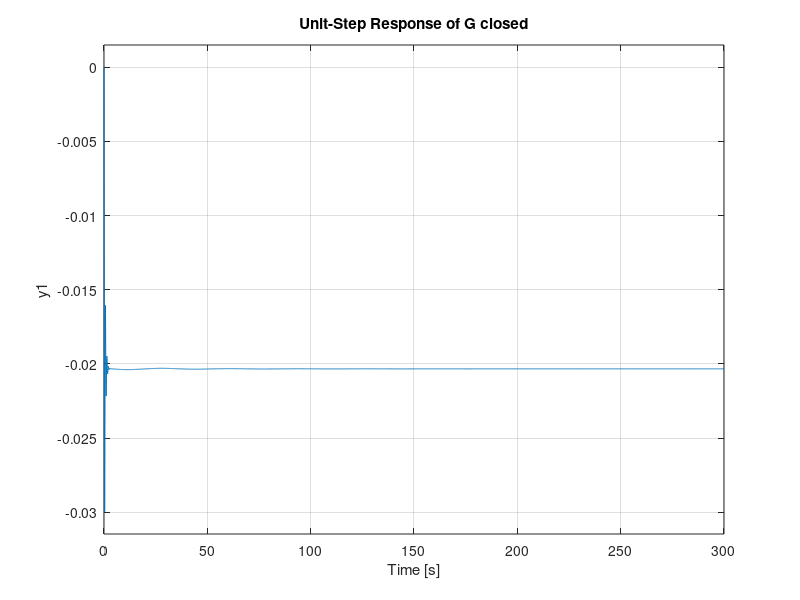

MATLAB code for this plot:

% -- TASK 2 --
% Part (a): Making a nyquist plot and find a suitable Kf to stabilise G(s) 

% tf to create real-valued or complex-valued transfer function models, or to convert dynamic system models to transfer function form
G = tf([-0.0717,-1.684,-0.0853,-0.0622],[1,1.0604,-1.1154,-0.066,-0.0512]);

%nyquist(G);
%grid on
%title('Nyquist Plot of Transfer Function G(s)')

p = pole(G)
% Only one unstable pole (in RHP = 0.7282 + 0.0000i)
% To make G(s) stable, take one negative encirclement

Kf = -50;
% Find a Kf such that all poles of G_closed are in the RHP

% For G_closed to be stable, no poles of G_closed should be in the RHP

% Put a Kf and check the encirclement of point -1,0. To cancel out 1 pole in the RHP, we need 1 negative encirclement of (-1,0)
% This is only possible when Kf is some negative value
% The Kf should be between -1.1 to -1.4e36

L = G*Kf; %Open Loop Transfer Function
% Use open loop tf to find encirclements of -1,0 which will stbilise G(s)
pl = pole(L)
nyquist(L)
grid on
title('Nyquist Plot of Open-Loop Transfer Function Kf*G(s)')

Char_poly = 1+L 
% Use that Kf to get the characteristic polynomial and find its zeros
z_charpoly = zero(Char_poly)

% Poles of G_closed are zeros of the characteristic polynomial
G_closed = feedback(G,Kf);
p_closed = pole(G_closed)

% Part (b): Making a pole-zero chart and step response function graph to
% determine stability of G_closed
pzmap(G_closed)
grid on
title('Pole-Zero Chart of G closed')
% No poles in the RHP

step(G_closed)
grid on
title('Unit-Step Response of G closed')
% Step respose converges to a steady state

% From the graph directly, design criteria 2,3 are not satisfied
% For checking if steady state error is 0
%[y, t] = step(G_closed);
%SSE = abs(-0.0203 - y(end));

% Display the steady-state error using both methods
%disp('Steady-State Error:');
%disp(SSE);

% References: https://math.libretexts.org/Bookshelves/Analysis/Complex_Variables_with_Applications_(Orloff)/12%3A_Argument_Principle/12.02%3A_Nyquist_Criterion_for_Stability
